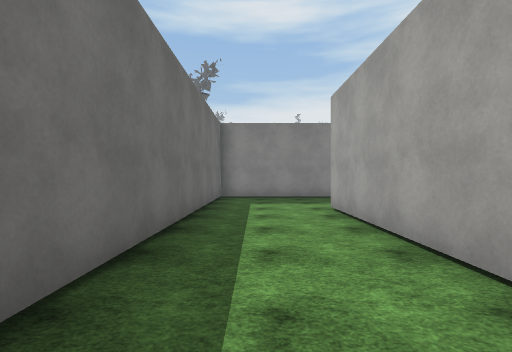
view 1 (above)

20 first-person views from a walk through a scene from a Unity 3-D project. The camera is 1.5 m above the floor, looks level and sees 85° across. The floor is counted in squares, 2 m on a side. Each view is taken from the middle of a square. On the plan, view 1 faces up. The plan holds only what a view shows up to about 10 squares ahead; the rest is blank. The place goes on beyond the plan. The player is left out. Some surface patterns are stand-ins.

view 2
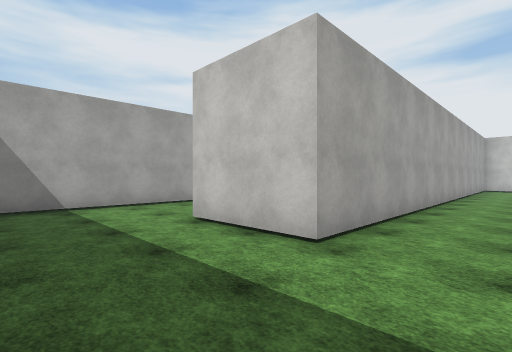

view 3
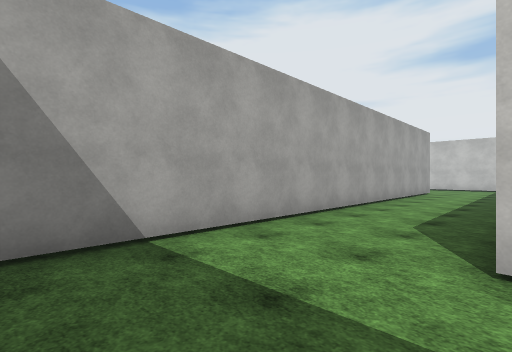

view 4
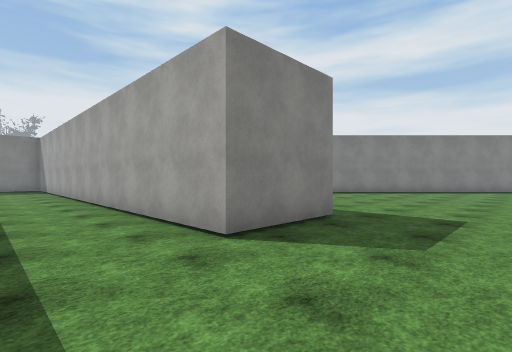

view 5
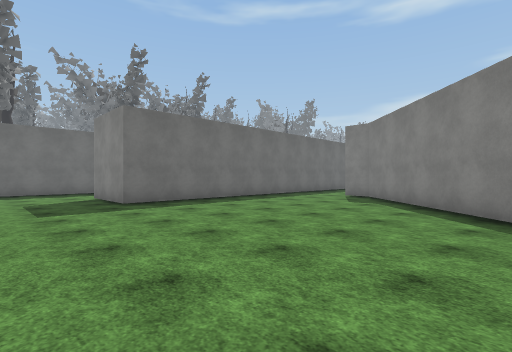

view 6
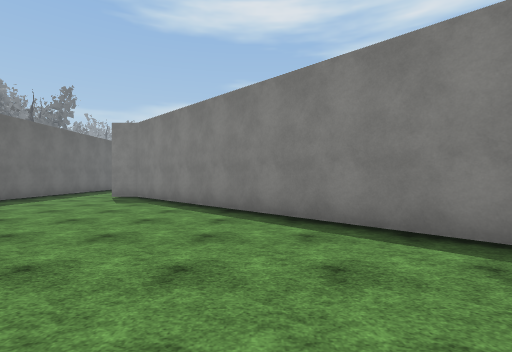

view 7
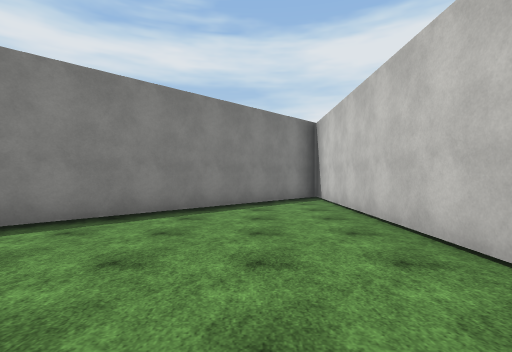

view 8
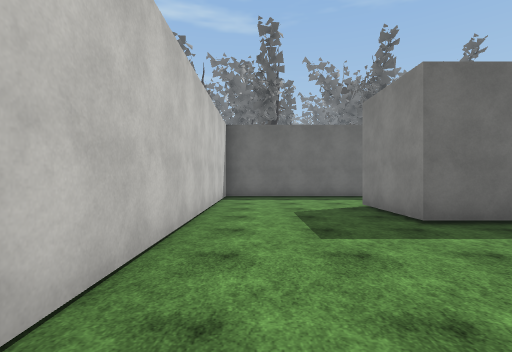

view 9
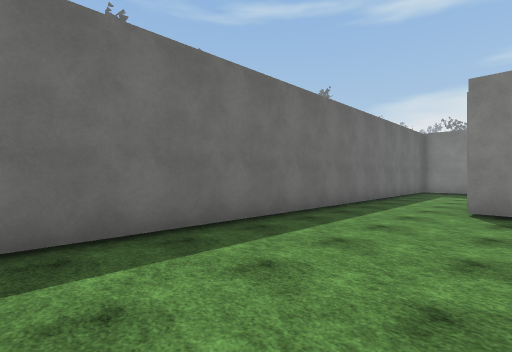

view 10
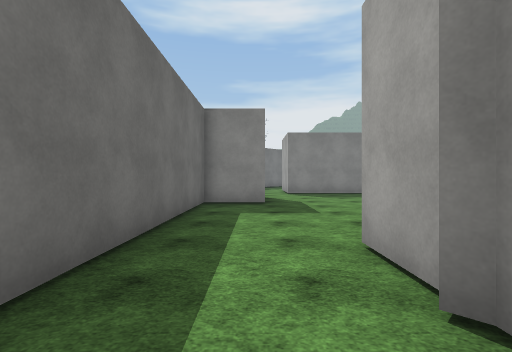

view 11
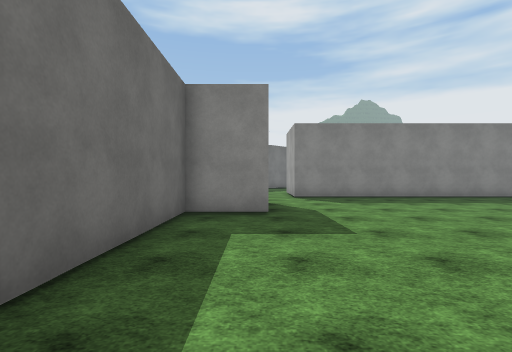

view 12
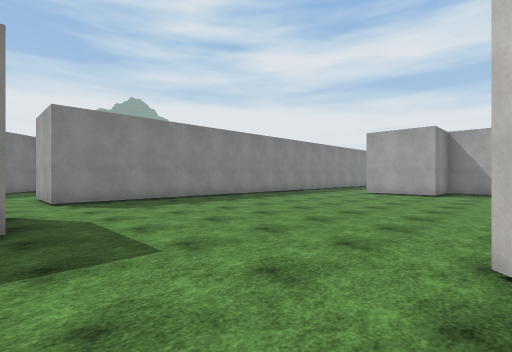

view 13
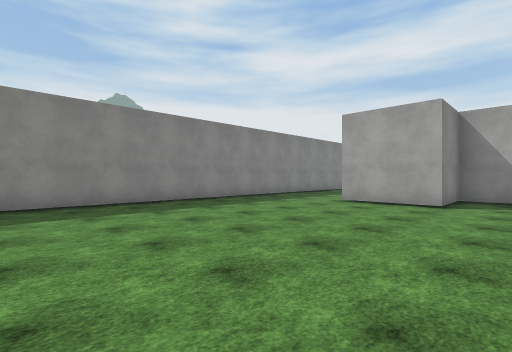

view 14
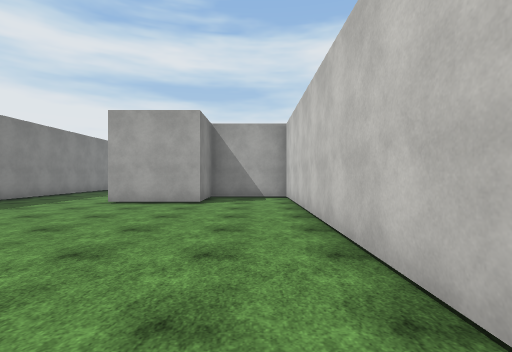

view 15
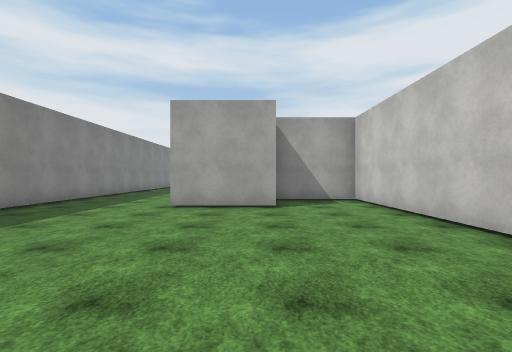

view 16
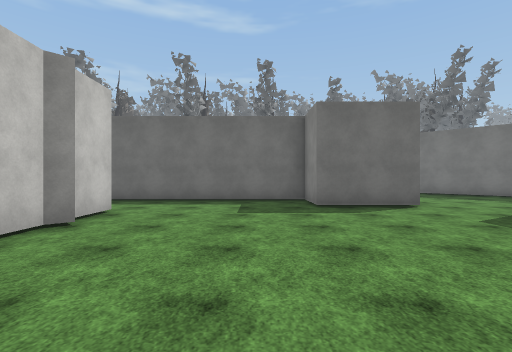

view 17
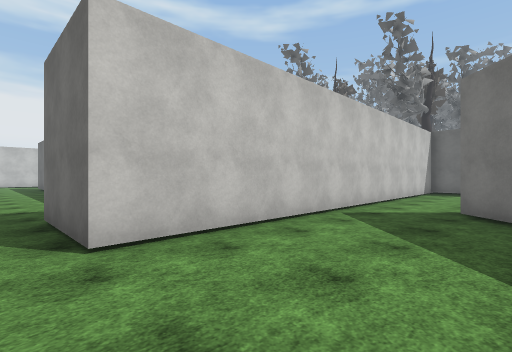

view 18
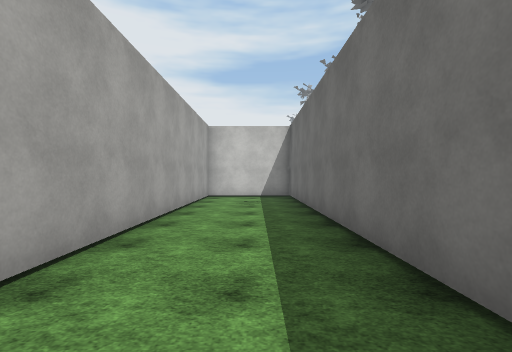

view 19
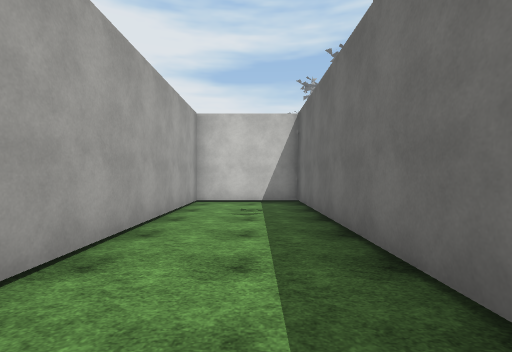

view 20
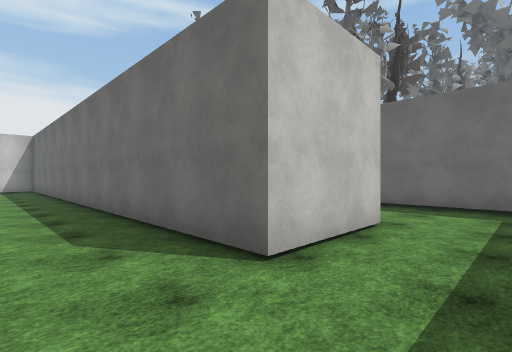

### Floor plan
Points are (right, up) in squares from view 1. A wall is a line through its corners. A room is listed if a view was taken in it or the views show most of it. See-through windows are left out.
Room 1 (views 1, 2, 3, 4, 5, 6, 7, 8, 9, 10, 11, 12, 18, 19, 20)
walls: (12.1, 3.6) (12.1, 5); (9.6, 6.5) (9.6, -4.4) (7.1, -4.4) (7.1, 8.9); (4.5, -8) (12.9, -8); (16.1, -8) (23.5, -8) (13, 2.5) (12.1, 2.5); (2.6, 9.5) (-1.2, 9.5) (-1.2, -8) (1.7, -8) (1.7, 6.3) (4.2, 6.3) (4.2, -8.1)
ways out: opening at (10.5, 6) to room 2
Room 2 (views 13, 14, 15, 16)
walls: (13.7, 5.3) (14, 5) (24.6, 5) (24.6, 7.5) (22.6, 7.5) (22.6, 10.1); (11.2, 12) (11.2, 9.5) (9.6, 9.5) (9.6, 6.5); (12.1, 5) (13.4, 5); (25.5, 13.5) (12.3, 13.5) (12.3, 14.4)
ways out: opening at (10.5, 6) to room 1; opening at (12, 13.5) to room 3
Room 3 (view 17)
walls: (6.4, 14.8) (5.6, 14); (12.3, 14.4) (12.3, 16.1); (3.6, 12) (11.2, 12)
ways out: opening at (12, 13.5) to room 2; opening at (4.5, 13.5)

Positions as (right, up) in squares from view 1, and headings:
1: (0, 0), facing up
2: (0, 9), facing down-right
3: (4, 9), facing down-right
4: (5, -7), facing up-right
5: (17, -7), facing up-left
6: (17, -7), facing up
7: (14, -6), facing right
8: (14, -7), facing left
9: (13, -4), facing up-left
10: (11, 2), facing up
11: (11, 4), facing up
12: (11, 5), facing up-right
13: (15, 6), facing up-right
14: (15, 6), facing right
15: (16, 8), facing right
16: (18, 8), facing left
17: (12, 15), facing down-left
18: (0, 2), facing down
19: (0, 0), facing down
20: (6, 8), facing down-left
